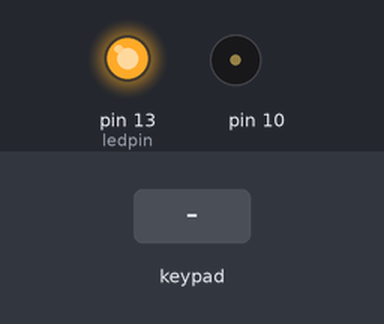
The sketch below on a simulated Arduino Uno, built with avr-gcc and run on an emulated ATmega328P. Parts: output pins drawn as LEDs (lit = HIGH), buzzer (waves = sounding). Inputs (shaded band) come from the test bench. What the sketch prints to the serial monitor is not drawn.

Above: at 1.2 s.
1.3 s: keypad keys 2 3 4 5 pressed 0.4 s apart
At 1.51 s:
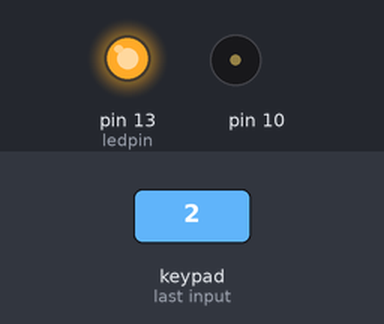
4.4 s: key 'C' pressed
At 5.3 s:
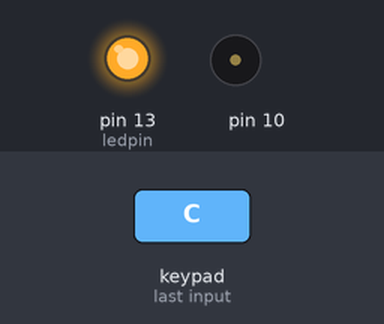
5.9 s: key 'D' pressed
At 6.6 s:
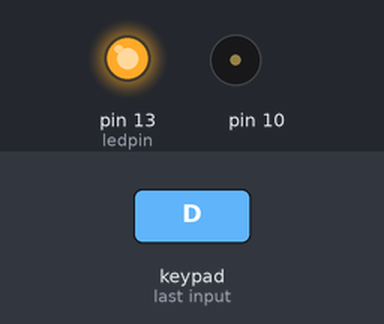
7.4 s: keypad keys 2 3 4 5 # pressed 0.4 s apart
At 8.02 s:
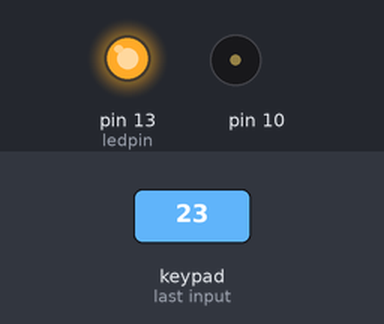
10.9 s: key 'B' pressed
At 11.4 s:
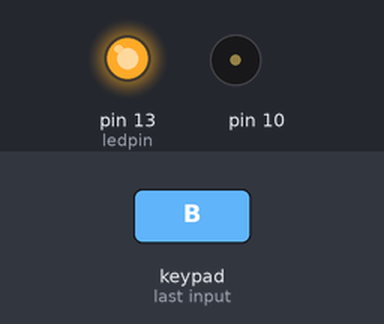
12.4 s: keypad keys 2 3 4 5 * pressed 0.4 s apart
At 12.62 s:
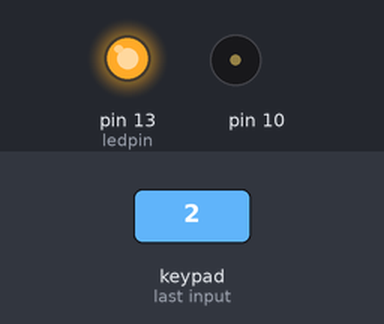
Timing chart, 0 to 15.5 s (numbered marks = the images above; inputs shaded):
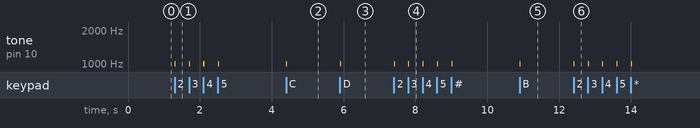

Measured:
- after the input at 1.3 s, tone on pin 10: alternates 1010 Hz for 0.03 s and silent for 0.37 s, 8 changes in all, then stays silent, starting at once
- after the input at 4.4 s, tone on pin 10: silent → 1010 Hz at once, → silent 0.03 s later
- after the input at 5.9 s, tone on pin 10: silent → 1010 Hz at once, → silent 0.03 s later
- after the input at 7.4 s, tone on pin 10: alternates 1010 Hz for 0.03 s and silent for 0.37 s, 10 changes in all, then stays silent, starting at once
- after the input at 10.9 s, tone on pin 10: silent → 1010 Hz at once, → silent 0.03 s later
- after the input at 12.4 s, tone on pin 10: alternates 1010 Hz for 0.03 s and silent for 0.37 s, 10 changes in all, then stays silent, starting at once

The sketch:

sketch_CrackDeck.ino
```cpp
#include <Keypad.h>

const byte ROWS = 4, COLS = 4;
const int ledpin = 13;

char keys[ROWS][COLS] = {
  {'1','2','3','C'},
  {'4','5','6','D'},
  {'7','8','9','B'},
  {'*','0','#','A'}

};

byte rowPins[ROWS] = {2,3,4,5};
byte colPins[COLS] = {6,7,8,9};

Keypad keypad = Keypad(makeKeymap(keys), rowPins, colPins, ROWS, COLS);

void setup(){
  pinMode(ledpin, OUTPUT);
  digitalWrite(ledpin, HIGH);
  Serial.begin(115200);

  }
void loop(){

  char k = keypad.getKey();
  if(k) Serial.write(k), tone(10, 1010, 30);

}
```
